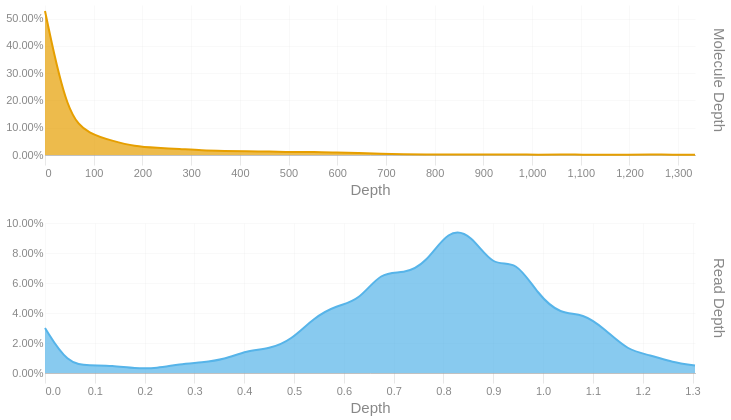

Here is the notebook cell this chart was saved with:
### Code cell
readdep = depth_hist(tb['Read Depth'], q99, 3)
readdep = readdep.with_columns(pl.lit('Read Depth').alias('Metric'))
if not SKIPLR:
    moldep = depth_hist(tb['Molecule Depth'], mol_q99, 1)
    moldep = moldep.with_columns(pl.lit('Molecule Depth').alias('Metric'))
    _hist = pl.concat([readdep, moldep])
    _hist = _hist.filter(pl.col('Proportion') != 0)
    with SafeRender(_hist):
        (
            alt.Chart(_hist)        
            .mark_area(interpolate = "basis")
            .encode(
                x=alt.X('Bin:Q').scale(domainMin=0).axis(alt.Axis(title='Depth')),
                y = alt.Y('Proportion:Q', title = None).axis(format = '.2%'),
                color = alt.Color('Metric:N').legend(None),
                row = alt.Row("Metric:N").header(title = None, labelOrient = 'right'),
                tooltip = [
                    alt.Tooltip("Metric:N", title = "Metric"),
                    alt.Tooltip('Interval:N', title = "Depth Interval"),
                    alt.Tooltip('Proportion:Q', title = "% Alignments").format('.2%')
                ]
            )
            .resolve_scale(x='independent', y='independent')
            .properties(
                height = 150, width = 650,
                usermeta={'embedOptions': {'downloadFileName': f'{samplename}.depth.hist'}}
            )
        ).display()
else:
    readdep = readdep.filter(pl.col('Proportion') != 0)
    with SafeRender(readdep):
        (
            alt.Chart(readdep)        
            .mark_area(interpolate = "basis")
            .encode(
                x=alt.X('Bin:Q').scale(domainMin=0).axis(alt.Axis(title='Depth')),
                y = alt.Y('Proportion:Q', title = None).axis(format = '.2%'),
                tooltip = [
                    alt.Tooltip('Interval:N', title = "Depth Interval"),
                    alt.Tooltip('Proportion:Q', title = "% Alignments").format('.2%')
                ]
            )
            .properties(
                usermeta={'embedOptions': {'downloadFileName': f'{samplename}.depth.hist'}}
            )
        ).display()

### Figure 1 — Vega-Lite specification as saved in the notebook (floating-point values rounded to 4 significant figures)
{"width": 650, "height": 150, "config": {"title": {"anchor": "start", "dy": -15, "fontSize": 18, "color": "#888888", "subtitleColor": "#888888", "subtitleFontSize": 14}, "arc": {"fill": "#0072B2"}, "axis": {"domainColor": "#888888", "domainWidth": 0.5, "gridWidth": 0.2, "grid": false, "titleFontWeight": 400, "titleFontSize": 15, "labelFontSize": 11, "labelColor": "#888888", "tickColor": "#888888", "tickWidth": 0.2, "titleColor": "#888888"}, "axisBand": {"grid": false}, "axisX": {"grid": true, "tickSize": 10, "domainCap": "round"}, "axisY": {"domain": false, "grid": true, "tickSize": 0, "domainCap": "round"}, "background": "transparent", "header": {"labelFontSize": 15, "labelColor": "#888888", "titleFontSize": 15, "titleFontWeight": 600, "titleColor": "#888888"}, "legend": {"labelFont": "sans-serif", "labelFontSize": 12, "labelColor": "#888888", "symbolSize": 100, "symbolType": "circle", "titleFontSize": 12, "titlePadding": 10, "titleColor": "#888888", "title": null}, "range": {"category": ["#E69F00", "#56B4E9", "#009E73", "#F0E442", "#0072B2", "#D55E00", "#CC79A7", "#000000"], "diverging": ["#cfe8f3", "#a2d4ec", "#73bfe2", "#46abdb", "#1696d2", "#12719e"]}, "area": {"fill": "#0072B2", "fillOpacity": 0.7, "line": true, "strokeOpacity": 0.7}, "line": {"color": "#0072B2", "stroke": "#0072B2", "strokeWidth": 2}, "trail": {"color": "#0072B2", "stroke": "#0072B2", "strokeWidth": 0, "size": 1}, "point": {"filled": true, "fillOpacity": 1.0, "size": 95}, "text": {"color": "#888888", "fontSize": 11, "align": "right", "fontWeight": 400, "size": 11}, "bar": {"fill": "#0072B2", "stroke": null}, "view": {"stroke": null, "continuousWidth": 660, "continuousHeight": 400}}, "data": {"name": "data-7b343d38b043686da673d6039ce1cb2c"}, "mark": {"type": "area", "interpolate": "basis"}, "encoding": {"color": {"field": "Metric", "legend": null, "type": "nominal"}, "row": {"field": "Metric", "header": {"title": null, "labelOrient": "right"}, "type": "nominal"}, "tooltip": [{"field": "Metric", "title": "Metric", "type": "nominal"}, {"field": "Interval", "title": "Depth Interval", "type": "nominal"}, {"field": "Proportion", "format": ".2%", "title": "% Alignments", "type": "quantitative"}], "x": {"axis": {"title": "Depth"}, "field": "Bin", "scale": {"domainMin": 0}, "type": "quantitative"}, "y": {"axis": {"format": ".2%"}, "field": "Proportion", "title": null, "type": "quantitative"}}, "resolve": {"scale": {"x": "independent", "y": "independent"}}, "usermeta": {"embedOptions": {"downloadFileName": "S1_Tusket_031.depth.hist"}}, "$schema": "https://vega.github.io/schema/vega-lite/v6.1.0.json", "datasets": {"data-7b343d38b043686da673d6039ce1cb2c": [{"Bin": 0.0, "Interval": "0.0-0.045", "Proportion": 0.03, "Metric": "Read Depth"}, {"Bin": 0.045, "Interval": "0.045-0.09", "Proportion": 0.006, "Metric": "Read Depth"}, {"Bin": 0.09, "Interval": "0.09-0.135", "Proportion": 0.005, "Metric": "Read Depth"}, {"Bin": 0.135, "Interval": "0.135-0.18", "Proportion": 0.005, "Metric": "Read Depth"}, {"Bin": 0.18, "Interval": "0.18-0.225", "Proportion": 0.003, "Metric": "Read Depth"}, {"Bin": 0.225, "Interval": "0.225-0.27", "Proportion": 0.003, "Metric": "Read Depth"}, {"Bin": 0.27, "Interval": "0.27-0.315", "Proportion": 0.006, "Metric": "Read Depth"}, {"Bin": 0.315, "Interval": "0.315-0.36", "Proportion": 0.007, "Metric": "Read Depth"}, {"Bin": 0.36, "Interval": "0.36-0.405", "Proportion": 0.009, "Metric": "Read Depth"}, {"Bin": 0.405, "Interval": "0.405-0.45", "Proportion": 0.015, "Metric": "Read Depth"}, {"Bin": 0.45, "Interval": "0.45-0.495", "Proportion": 0.016, "Metric": "Read Depth"}, {"Bin": 0.495, "Interval": "0.495-0.54", "Proportion": 0.022, "Metric": "Read Depth"}, {"Bin": 0.54, "Interval": "0.54-0.585", "Proportion": 0.037, "Metric": "Read Depth"}, {"Bin": 0.585, "Interval": "0.585-0.63", "Proportion": 0.045, "Metric": "Read Depth"}, {"Bin": 0.63, "Interval": "0.63-0.675", "Proportion": 0.048, "Metric": "Read Depth"}, {"Bin": 0.675, "Interval": "0.675-0.72", "Proportion": 0.068, "Metric": "Read Depth"}, {"Bin": 0.72, "Interval": "0.72-0.765", "Proportion": 0.066, "Metric": "Read Depth"}, {"Bin": 0.765, "Interval": "0.765-0.81", "Proportion": 0.073, "Metric": "Read Depth"}, {"Bin": 0.81, "Interval": "0.81-0.855", "Proportion": 0.096, "Metric": "Read Depth"}, {"Bin": 0.855, "Interval": "0.855-0.9", "Proportion": 0.093, "Metric": "Read Depth"}, {"Bin": 0.9, "Interval": "0.9-0.945", "Proportion": 0.07, "Metric": "Read Depth"}, {"Bin": 0.945, "Interval": "0.945-0.99", "Proportion": 0.076, "Metric": "Read Depth"}, {"Bin": 0.99, "Interval": "0.99-1.035", "Proportion": 0.052, "Metric": "Read Depth"}, {"Bin": 1.035, "Interval": "1.035-1.08", "Proportion": 0.039, "Metric": "Read Depth"}, {"Bin": 1.08, "Interval": "1.08-1.125", "Proportion": 0.04, "Metric": "Read Depth"}, {"Bin": 1.125, "Interval": "1.125-1.17", "Proportion": 0.029, "Metric": "Read Depth"}, {"Bin": 1.17, "Interval": "1.17-1.215", "Proportion": 0.015, "Metric": "Read Depth"}, {"Bin": 1.215, "Interval": "1.215-1.26", "Proportion": 0.012, "Metric": "Read Depth"}, {"Bin": 1.26, "Interval": "1.26-1.305", "Proportion": 0.007, "Metric": "Read Depth"}, {"Bin": 1.305, "Interval": "1.305-1.35", "Proportion": 0.005, "Metric": "Read Depth"}, {"Bin": 0.0, "Interval": "0.0-46.0", "Proportion": 0.528, "Metric": "Molecule Depth"}, {"Bin": 46.0, "Interval": "46.0-92.0", "Proportion": 0.139, "Metric": "Molecule Depth"}, {"Bin": 92.0, "Interval": "92.0-138.0", "Proportion": 0.077, "Metric": "Molecule Depth"}, {"Bin": 138.0, "Interval": "138.0-184.1", "Proportion": 0.052, "Metric": "Molecule Depth"}, {"Bin": 184.1, "Interval": "184.1-230.1", "Proportion": 0.031, "Metric": "Molecule Depth"}, {"Bin": 230.1, "Interval": "230.1-276.1", "Proportion": 0.026, "Metric": "Molecule Depth"}, {"Bin": 276.1, "Interval": "276.1-322.1", "Proportion": 0.022, "Metric": "Molecule Depth"}, {"Bin": 322.1, "Interval": "322.1-368.1", "Proportion": 0.017, "Metric": "Molecule Depth"}, {"Bin": 368.1, "Interval": "368.1-414.1", "Proportion": 0.015, "Metric": "Molecule Depth"}, {"Bin": 414.1, "Interval": "414.1-460.2", "Proportion": 0.013, "Metric": "Molecule Depth"}, {"Bin": 460.2, "Interval": "460.2-506.2", "Proportion": 0.013, "Metric": "Molecule Depth"}, {"Bin": 506.2, "Interval": "506.2-552.2", "Proportion": 0.01, "Metric": "Molecule Depth"}, {"Bin": 552.2, "Interval": "552.2-598.2", "Proportion": 0.012, "Metric": "Molecule Depth"}, {"Bin": 598.2, "Interval": "598.2-644.2", "Proportion": 0.009, "Metric": "Molecule Depth"}, {"Bin": 644.2, "Interval": "644.2-690.2", "Proportion": 0.007, "Metric": "Molecule Depth"}, {"Bin": 690.2, "Interval": "690.2-736.3", "Proportion": 0.005, "Metric": "Molecule Depth"}, {"Bin": 736.3, "Interval": "736.3-782.3", "Proportion": 0.003, "Metric": "Molecule Depth"}, {"Bin": 782.3, "Interval": "782.3-828.3", "Proportion": 0.002, "Metric": "Molecule Depth"}, {"Bin": 828.3, "Interval": "828.3-874.3", "Proportion": 0.002, "Metric": "Molecule Depth"}, {"Bin": 874.3, "Interval": "874.3-920.3", "Proportion": 0.002, "Metric": "Molecule Depth"}, {"Bin": 920.3, "Interval": "920.3-966.3", "Proportion": 0.002, "Metric": "Molecule Depth"}, {"Bin": 966.3, "Interval": "966.3-1012.4", "Proportion": 0.002, "Metric": "Molecule Depth"}, {"Bin": 1012.0, "Interval": "1012.4-1058.4", "Proportion": 0.001, "Metric": "Molecule Depth"}, {"Bin": 1058.0, "Interval": "1058.4-1104.4", "Proportion": 0.002, "Metric": "Molecule Depth"}, {"Bin": 1104.0, "Interval": "1104.4-1150.4", "Proportion": 0.001, "Metric": "Molecule Depth"}, {"Bin": 1150.0, "Interval": "1150.4-1196.4", "Proportion": 0.001, "Metric": "Molecule Depth"}, {"Bin": 1196.0, "Interval": "1196.4-1242.4", "Proportion": 0.001, "Metric": "Molecule Depth"}, {"Bin": 1242.0, "Interval": "1242.4-1288.5", "Proportion": 0.002, "Metric": "Molecule Depth"}, {"Bin": 1288.0, "Interval": "1288.5-1334.5", "Proportion": 0.001, "Metric": "Molecule Depth"}, {"Bin": 1334.0, "Interval": "1334.5-1380.49", "Proportion": 0.001, "Metric": "Molecule Depth"}]}}
